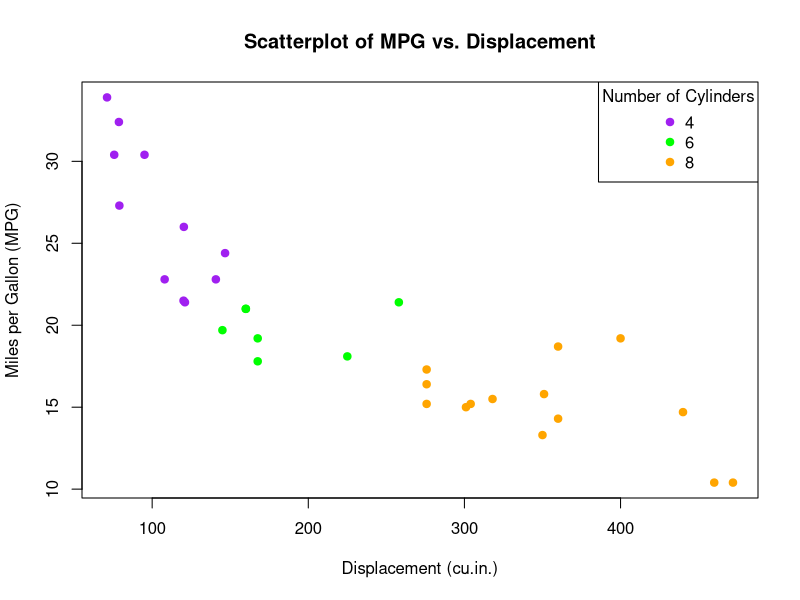

This chart was generated by the following R code:
# Convert 'cyl' to a factor
mtcars$cyl <- as.factor(mtcars$cyl)

# Define a color palette
colors <- c("purple", "green", "orange")

# Create the scatterplot
plot(mpg ~ disp, data = mtcars,
     main = "Scatterplot of MPG vs. Displacement",
     xlab = "Displacement (cu.in.)",
     ylab = "Miles per Gallon (MPG)",
     col = colors[mtcars$cyl],
     pch = 19) # Use solid circles to match the legend

# Add the legend
legend("topright",
       legend = levels(mtcars$cyl),
       title = "Number of Cylinders",
       col = colors,
       pch = 19,  # Specifies solid circles in the legend
       bty = "y")